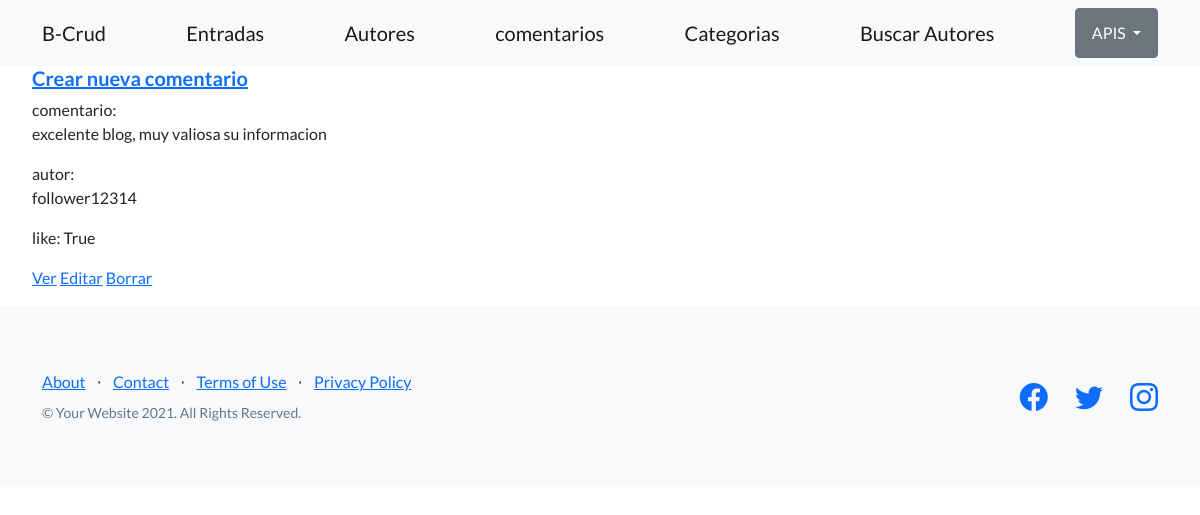
Page /bcrud/comentario/list/ on the committed database.
### bcrud/models.py (models this page shows)
class Comentario(models.Model):
    Comentador=models.CharField(max_length=100)
    Texto=models.CharField(max_length=500)
    Like=models.BooleanField()

### bcrud/views.py (the view)
# urls.py: path("comentario/list/",views.ComentarioList.as_view(),name='clist'),
class ComentarioList(ListView):
  model = Comentario
  template_name="bcrud/comentario_list.html"

### bcrud/templates/bcrud/comentario_list.html
{% extends "bcrud/padre.html" %}
{% load static %}
{% block contenidoQueCambia %}
<ul>
  <h5><a href="{%url 'cnew'%}">Crear nueva comentario</a></h5>
    {%for item in object_list%}
      <p>comentario:
        <br>
        {{item.Texto}}</p>
      <p>autor:
        <br>
         {{item.Comentador}}</p>
      <p>like: {{item.Like}}</p>
      <p>
        <a href="{%url 'cdetail' item.id%}">Ver</a>
        <a href="{%url 'cedit' item.id%}">Editar</a>
        <a href="{%url 'cdelete' item.id%}">Borrar</a>
      </p>
    {%endfor%}
</ul>
{% endblock %}

### rows in the picture
Comentario: Texto "excelente blog, muy valiosa su informacion", Comentador "follower12314", Like "True"
